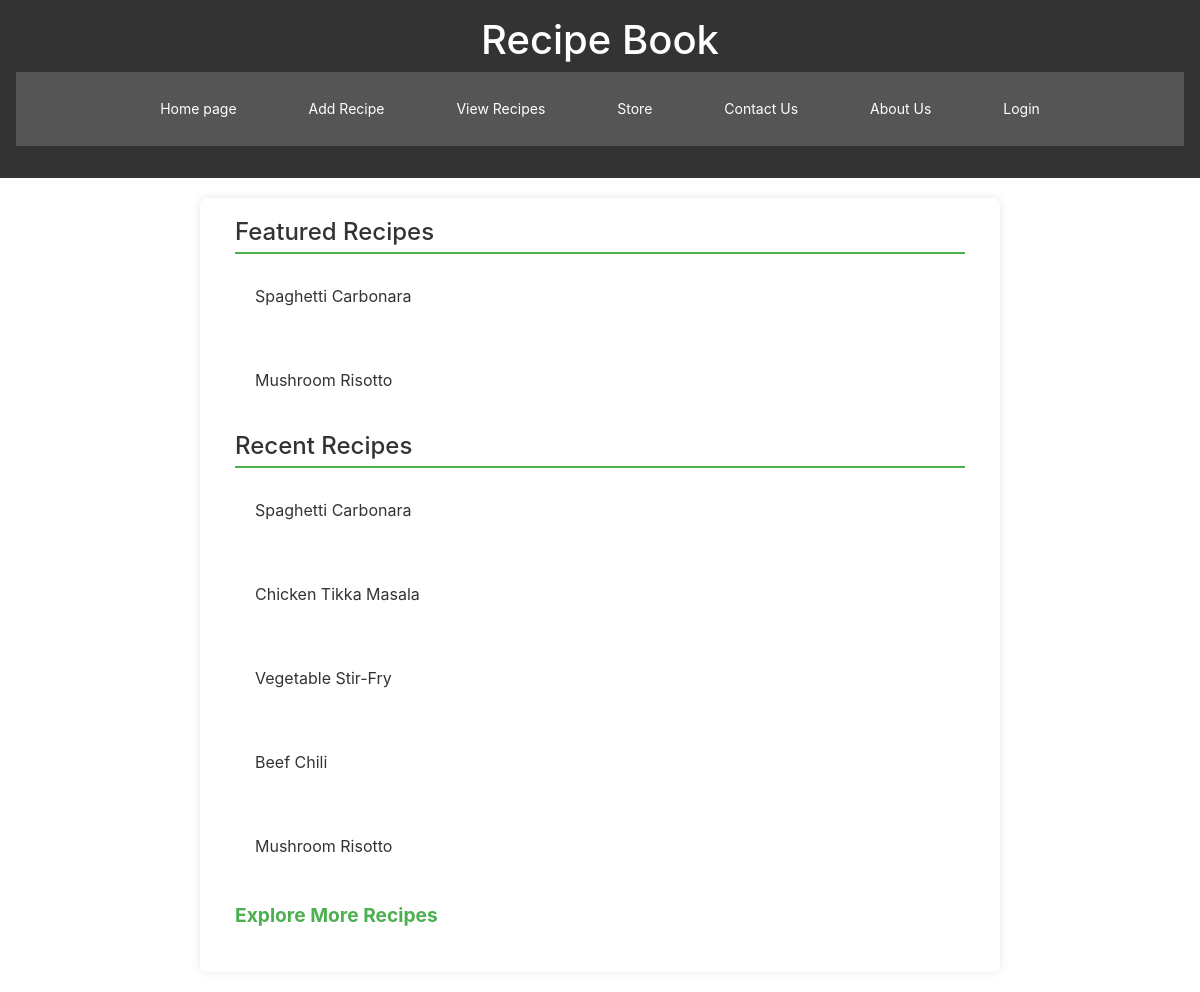
The page / on the database its author committed.
### tables this page shows
CREATE TABLE `recipes` (
  `recipe_id` int(11) NOT NULL,
  `title` varchar(255) NOT NULL,
  `description` text DEFAULT NULL,
  `preparation_time` int(11) DEFAULT NULL,
  `cooking_time` int(11) DEFAULT NULL,
  `servings` int(11) DEFAULT NULL,
  `created_at` timestamp NOT NULL DEFAULT current_timestamp(),
  `is_featured` tinyint(1) DEFAULT 0
);

### index.php (the view, shortened to what this page needs)
<!DOCTYPE html>
<html lang="en">
<head>
     <link rel="stylesheet" href="styles.css">
    <link rel="stylesheet" href="https://maxcdn.bootstrapcdn.com/bootstrap/4.0.0/css/bootstrap.min.css">
</head>
<body>
    <header>
        <h1>Recipe Book</h1>
        <nav>
            <ul>
                <li><a href="index.php">Home page</a></li>
                <li><a href="add_recipe.html">Add Recipe</a></li>
                <li><a href="view_recipes.php">View Recipes</a></li>
                <li><a href="store.php">Store</a></li>
                <li><a href="contact_us.php">Contact Us</a></li>
                <li><a href="about_us.php">About Us</a></li>
                <li><a href="login.html">Login</a></li>
            </ul>
        </nav>
    </header>
    <main>
        <div class="container">
            <div class="featured-section">
            <h2>Featured Recipes</h2>
            <ul>
                <?php
                include 'db_conn.php';
                $sql = "SELECT * FROM recipes WHERE is_featured = 1 LIMIT 5";
                $result = $conn->query($sql);
                if ($result->num_rows > 0) {
                    while ($row = $result->fetch_assoc()) {
                        echo "<li>{$row['title']}</li>";
                    }
                } else {
                    echo "<li>No featured recipes available.</li>";
                }
                ?>
            </ul>
            </div>
            <div class='recent-section'>
            <h2>Recent Recipes</h2>
            <ul>
                <?php
                $sql = "SELECT * FROM recipes ORDER BY created_at DESC LIMIT 5";
                $result = $conn->query($sql);
                if ($result->num_rows > 0) {
                    while ($row = $result->fetch_assoc()) {
                        echo "<li>{$row['title']}</li>";
                    }
                } else {
                    echo "<li>No recent recipes available.</li>";
                }
                ?>
            </ul></div>
            <p><a href="view_recipes.php">Explore More Recipes</a></p>
        </div>
    </main>
</body>
</html>

### styles.css (style rules this page uses)
*, *::before, *::after { margin: 0; padding: 0; box-sizing: border-box; }
body { font-family: Arial, sans-serif; background: url('isorepublic-background-kitchen.jpg') center/cover fixed; margin: 0; padding: 0; }
header { background-color: #333; color: white; text-align: center; padding: 1rem; }
nav ul { list-style-type: none; padding: 0; display: flex; justify-content: center; background-color: #555; }
nav li { margin: 0 3px; }
nav a { display: inline-block; padding: 6px 12px; margin-bottom: 0; font-size: 14px; font-weight: 400; line-height: 1.42857143; text-align: center; white-space: nowrap; vertical-align: middle; cursor: pointer; border: 1px solid transparent; border-radius: 4px; text-decoration: none; color: white; transition: background-color 0.3s ease; }
main { max-width: 800px; margin: 20px auto; padding: 20px; background-color: rgba(255, 255, 255, 0.8); border-radius: 8px; box-shadow: 0 0 10px rgba(0, 0, 0, 0.1); }
ul { list-style-type: none; padding-left: 0; }
li { padding: 20px; margin-bottom: 20px; border-radius: 8px; color: #333; }
main h2, main p { margin-bottom: 15px; }
main p { font-size: 1.2em; line-height: 1.8; color: #333; }
main strong, main a { color: #4caf50; font-weight: bold; transition: color 0.3s ease; }
main p:last-child { margin-bottom: 20px; }

### index.php (style rules this page uses)
.featured-section, .recent-section { margin-bottom: 20px; }
.featured-section h2, .recent-section h2 { font-size: 24px; margin-bottom: 10px; color: #333; border-bottom: 2px solid #4caf50; padding-bottom: 5px; }

### rows shown on the page
recipes: title "Spaghetti Carbonara"
recipes: title "Mushroom Risotto"
recipes: title "Chicken Tikka Masala"
recipes: title "Vegetable Stir-Fry"
recipes: title "Beef Chili"
